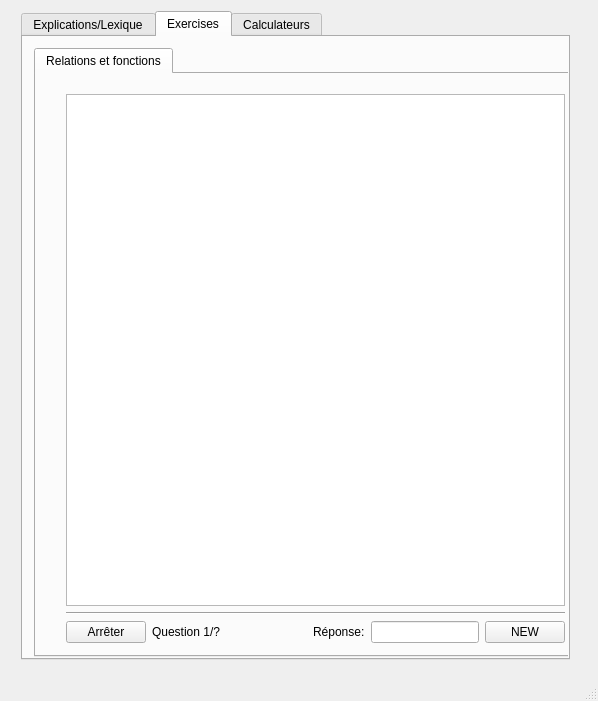
<?xml version="1.0" encoding="UTF-8"?>
<ui version="4.0">
 <class>MainWindow</class>
 <widget class="QMainWindow" name="MainWindow">
  <property name="geometry">
   <rect>
    <x>0</x>
    <y>0</y>
    <width>598</width>
    <height>701</height>
   </rect>
  </property>
  <property name="sizePolicy">
   <sizepolicy hsizetype="Minimum" vsizetype="Minimum">
    <horstretch>0</horstretch>
    <verstretch>0</verstretch>
   </sizepolicy>
  </property>
  <property name="windowTitle">
   <string>MainWindow</string>
  </property>
  <widget class="QWidget" name="centralWidget">
   <property name="sizePolicy">
    <sizepolicy hsizetype="Minimum" vsizetype="Minimum">
     <horstretch>0</horstretch>
     <verstretch>0</verstretch>
    </sizepolicy>
   </property>
   <widget class="QWidget" name="gridLayoutWidget">
    <property name="geometry">
     <rect>
      <x>10</x>
      <y>0</y>
      <width>571</width>
      <height>671</height>
     </rect>
    </property>
    <layout class="QGridLayout" name="gridLayout">
     <item row="0" column="0">
      <widget class="QTabWidget" name="tabWidget">
       <property name="currentIndex">
        <number>1</number>
       </property>
       <widget class="QWidget" name="tab_2">
        <attribute name="title">
         <string>Explications/Lexique</string>
        </attribute>
        <widget class="QWidget" name="gridLayoutWidget_3">
         <property name="geometry">
          <rect>
           <x>0</x>
           <y>0</y>
           <width>1081</width>
           <height>701</height>
          </rect>
         </property>
         <layout class="QGridLayout" name="gridLayout_3">
          <item row="0" column="0">
           <widget class="QTabWidget" name="tabWidget_3">
            <property name="currentIndex">
             <number>0</number>
            </property>
            <widget class="QWidget" name="tab_6">
             <attribute name="title">
              <string>Relations et fonctions</string>
             </attribute>
             <widget class="QWidget" name="gridLayoutWidget_6">
              <property name="geometry">
               <rect>
                <x>0</x>
                <y>0</y>
                <width>1091</width>
                <height>651</height>
               </rect>
              </property>
              <layout class="QGridLayout" name="gridLayout_6">
               <item row="1" column="0">
                <widget class="QTabWidget" name="tabWidget_5">
                 <property name="currentIndex">
                  <number>0</number>
                 </property>
                 <widget class="QWidget" name="tab_10">
                  <property name="sizePolicy">
                   <sizepolicy hsizetype="Preferred" vsizetype="Preferred">
                    <horstretch>0</horstretch>
                    <verstretch>0</verstretch>
                   </sizepolicy>
                  </property>
                  <attribute name="title">
                   <string>Explication</string>
                  </attribute>
                  <widget class="QWidget" name="gridLayoutWidget_7">
                   <property name="geometry">
                    <rect>
                     <x>20</x>
                     <y>20</y>
                     <width>1011</width>
                     <height>591</height>
                    </rect>
                   </property>
                   <layout class="QGridLayout" name="gridLayout_7">
                    <item row="2" column="0">
                     <widget class="QPushButton" name="pushButton">
                      <property name="sizePolicy">
                       <sizepolicy hsizetype="Preferred" vsizetype="Preferred">
                        <horstretch>0</horstretch>
                        <verstretch>0</verstretch>
                       </sizepolicy>
                      </property>
                      <property name="cursor">
                       <cursorShape>PointingHandCursor</cursorShape>
                      </property>
                      <property name="text">
                       <string>Ouvrir: Relations et fonctions --&gt; Fonctions inverses</string>
                      </property>
                      <property name="checkable">
                       <bool>false</bool>
                      </property>
                      <property name="checked">
                       <bool>false</bool>
                      </property>
                      <property name="autoDefault">
                       <bool>false</bool>
                      </property>
                      <property name="default">
                       <bool>false</bool>
                      </property>
                      <property name="flat">
                       <bool>true</bool>
                      </property>
                     </widget>
                    </item>
                    <item row="0" column="0">
                     <widget class="QPushButton" name="pushButton_4">
                      <property name="sizePolicy">
                       <sizepolicy hsizetype="Preferred" vsizetype="Preferred">
                        <horstretch>0</horstretch>
                        <verstretch>0</verstretch>
                       </sizepolicy>
                      </property>
                      <property name="text">
                       <string>Ouvrir: Relations et fonctions --&gt; Fonctions linéaire</string>
                      </property>
                      <property name="flat">
                       <bool>true</bool>
                      </property>
                     </widget>
                    </item>
                    <item row="1" column="0">
                     <widget class="Line" name="line_5">
                      <property name="orientation">
                       <enum>Qt::Horizontal</enum>
                      </property>
                     </widget>
                    </item>
                   </layout>
                  </widget>
                 </widget>
                 <widget class="QWidget" name="tab_11">
                  <attribute name="title">
                   <string>Mode de representation</string>
                  </attribute>
                  <widget class="QWidget" name="gridLayoutWidget_8">
                   <property name="geometry">
                    <rect>
                     <x>20</x>
                     <y>30</y>
                     <width>1011</width>
                     <height>591</height>
                    </rect>
                   </property>
                   <layout class="QGridLayout" name="gridLayout_8">
                    <item row="0" column="0">
                     <widget class="QPushButton" name="pushButton_3">
                      <property name="sizePolicy">
                       <sizepolicy hsizetype="Preferred" vsizetype="Preferred">
                        <horstretch>0</horstretch>
                        <verstretch>0</verstretch>
                       </sizepolicy>
                      </property>
                      <property name="cursor">
                       <cursorShape>PointingHandCursor</cursorShape>
                      </property>
                      <property name="text">
                       <string>Ouvrir: Relations et fonctions/mode de representation</string>
                      </property>
                      <property name="checkable">
                       <bool>false</bool>
                      </property>
                      <property name="checked">
                       <bool>false</bool>
                      </property>
                      <property name="autoDefault">
                       <bool>false</bool>
                      </property>
                      <property name="default">
                       <bool>false</bool>
                      </property>
                      <property name="flat">
                       <bool>true</bool>
                      </property>
                     </widget>
                    </item>
                   </layout>
                  </widget>
                 </widget>
                </widget>
               </item>
              </layout>
             </widget>
            </widget>
           </widget>
          </item>
         </layout>
        </widget>
       </widget>
       <widget class="QWidget" name="tab_3">
        <attribute name="title">
         <string>Exercises</string>
        </attribute>
        <widget class="QWidget" name="gridLayoutWidget_4">
         <property name="geometry">
          <rect>
           <x>0</x>
           <y>0</y>
           <width>861</width>
           <height>631</height>
          </rect>
         </property>
         <layout class="QGridLayout" name="gridLayout_4">
          <item row="0" column="0">
           <widget class="QTabWidget" name="tabWidget_4">
            <property name="currentIndex">
             <number>0</number>
            </property>
            <widget class="QWidget" name="tab_8">
             <attribute name="title">
              <string>Relations et fonctions</string>
             </attribute>
             <widget class="QWidget" name="gridLayoutWidget_9">
              <property name="geometry">
               <rect>
                <x>19</x>
                <y>9</y>
                <width>521</width>
                <height>571</height>
               </rect>
              </property>
              <layout class="QGridLayout" name="gridLayout_9">
               <item row="0" column="0">
                <layout class="QVBoxLayout" name="verticalLayout_4">
                 <item>
                  <widget class="QTextEdit" name="Exer_RichText">
                   <property name="font">
                    <font>
                     <pointsize>18</pointsize>
                    </font>
                   </property>
                   <property name="focusPolicy">
                    <enum>Qt::NoFocus</enum>
                   </property>
                   <property name="acceptDrops">
                    <bool>false</bool>
                   </property>
                   <property name="readOnly">
                    <bool>true</bool>
                   </property>
                   <property name="textInteractionFlags">
                    <set>Qt::TextSelectableByMouse</set>
                   </property>
                  </widget>
                 </item>
                 <item>
                  <widget class="Line" name="line_6">
                   <property name="orientation">
                    <enum>Qt::Horizontal</enum>
                   </property>
                  </widget>
                 </item>
                 <item>
                  <layout class="QHBoxLayout" name="horizontalLayout_4">
                   <item>
                    <layout class="QHBoxLayout" name="horizontalLayout_22">
                     <item>
                      <widget class="QPushButton" name="Exer_Reset">
                       <property name="enabled">
                        <bool>true</bool>
                       </property>
                       <property name="text">
                        <string>Arrêter</string>
                       </property>
                      </widget>
                     </item>
                    </layout>
                   </item>
                   <item>
                    <widget class="QLabel" name="Exer_QuestionNum">
                     <property name="enabled">
                      <bool>true</bool>
                     </property>
                     <property name="text">
                      <string>Question 1/?</string>
                     </property>
                    </widget>
                   </item>
                   <item>
                    <spacer name="horizontalSpacer">
                     <property name="orientation">
                      <enum>Qt::Horizontal</enum>
                     </property>
                     <property name="sizeHint" stdset="0">
                      <size>
                       <width>40</width>
                       <height>20</height>
                      </size>
                     </property>
                    </spacer>
                   </item>
                   <item>
                    <widget class="QLabel" name="Exer_Recherche">
                     <property name="enabled">
                      <bool>true</bool>
                     </property>
                     <property name="text">
                      <string>Réponse:</string>
                     </property>
                    </widget>
                   </item>
                   <item>
                    <widget class="QLineEdit" name="Exer_Input">
                     <property name="enabled">
                      <bool>true</bool>
                     </property>
                     <property name="text">
                      <string/>
                     </property>
                     <property name="readOnly">
                      <bool>false</bool>
                     </property>
                    </widget>
                   </item>
                   <item>
                    <widget class="QPushButton" name="Exer_NextBtn">
                     <property name="text">
                      <string>NEW</string>
                     </property>
                    </widget>
                   </item>
                  </layout>
                 </item>
                </layout>
               </item>
              </layout>
             </widget>
            </widget>
           </widget>
          </item>
         </layout>
        </widget>
       </widget>
       <widget class="QWidget" name="tab">
        <attribute name="title">
         <string>Calculateurs</string>
        </attribute>
        <widget class="QWidget" name="gridLayoutWidget_2">
         <property name="geometry">
          <rect>
           <x>0</x>
           <y>0</y>
           <width>511</width>
           <height>621</height>
          </rect>
         </property>
         <layout class="QGridLayout" name="gridLayout_2">
          <item row="0" column="0">
           <widget class="QTabWidget" name="tabWidget_2">
            <property name="currentIndex">
             <number>0</number>
            </property>
            <widget class="QWidget" name="tab_4">
             <attribute name="title">
              <string>Relations et fonctions</string>
             </attribute>
             <widget class="QWidget" name="gridLayoutWidget_5">
              <property name="geometry">
               <rect>
                <x>20</x>
                <y>10</y>
                <width>461</width>
                <height>565</height>
               </rect>
              </property>
              <layout class="QGridLayout" name="gridLayout_5">
               <item row="0" column="0">
                <layout class="QHBoxLayout" name="horizontalLayout">
                 <item>
                  <layout class="QVBoxLayout" name="verticalLayout">
                   <item>
                    <layout class="QVBoxLayout" name="verticalLayout_2">
                     <item>
                      <layout class="QHBoxLayout" name="horizontalLayout_3"/>
                     </item>
                     <item>
                      <layout class="QVBoxLayout" name="verticalLayout_3">
                       <item>
                        <layout class="QVBoxLayout" name="verticalLayout_5">
                         <item>
                          <layout class="QVBoxLayout" name="verticalLayout_14">
                           <item>
                            <widget class="QLabel" name="label_22">
                             <property name="font">
                              <font>
                               <pointsize>18</pointsize>
                              </font>
                             </property>
                             <property name="mouseTracking">
                              <bool>true</bool>
                             </property>
                             <property name="text">
                              <string>&lt;html&gt;&lt;head/&gt;&lt;body&gt;&lt;p&gt;&lt;span style=&quot; font-size:13pt;&quot;&gt;Trouver l'&lt;/span&gt;&lt;span style=&quot; font-size:13pt; font-weight:600; color:#78ff23;&quot;&gt;intersection&lt;/span&gt;&lt;/p&gt;&lt;/body&gt;&lt;/html&gt;</string>
                             </property>
                            </widget>
                           </item>
                           <item>
                            <layout class="QHBoxLayout" name="horizontalLayout_21">
                             <item>
                              <layout class="QVBoxLayout" name="verticalLayout_13">
                               <item>
                                <widget class="QLabel" name="label_23">
                                 <property name="font">
                                  <font>
                                   <pointsize>11</pointsize>
                                  </font>
                                 </property>
                                 <property name="text">
                                  <string>Règle 1:</string>
                                 </property>
                                </widget>
                               </item>
                               <item>
                                <layout class="QHBoxLayout" name="horizontalLayout_17">
                                 <item>
                                  <widget class="QLabel" name="label_16">
                                   <property name="text">
                                    <string>A:</string>
                                   </property>
                                  </widget>
                                 </item>
                                 <item>
                                  <widget class="QLineEdit" name="Demarche1_A">
                                   <property name="text">
                                    <string>1</string>
                                   </property>
                                  </widget>
                                 </item>
                                </layout>
                               </item>
                               <item>
                                <layout class="QHBoxLayout" name="horizontalLayout_18">
                                 <item>
                                  <widget class="QLabel" name="label_18">
                                   <property name="text">
                                    <string>B:</string>
                                   </property>
                                  </widget>
                                 </item>
                                 <item>
                                  <widget class="QLineEdit" name="Demarche1_B">
                                   <property name="text">
                                    <string>0</string>
                                   </property>
                                  </widget>
                                 </item>
                                </layout>
                               </item>
                               <item>
                                <widget class="QLineEdit" name="Demarche1_Regle">
                                 <property name="focusPolicy">
                                  <enum>Qt::NoFocus</enum>
                                 </property>
                                 <property name="readOnly">
                                  <bool>true</bool>
                                 </property>
                                </widget>
                               </item>
                              </layout>
                             </item>
                             <item>
                              <layout class="QVBoxLayout" name="verticalLayout_12">
                               <item>
                                <widget class="QLabel" name="label_24">
                                 <property name="font">
                                  <font>
                                   <pointsize>11</pointsize>
                                  </font>
                                 </property>
                                 <property name="text">
                                  <string>Règle 2:</string>
                                 </property>
                                </widget>
                               </item>
                               <item>
                                <layout class="QHBoxLayout" name="horizontalLayout_20">
                                 <item>
                                  <widget class="QLabel" name="label_17">
                                   <property name="text">
                                    <string>A:</string>
                                   </property>
                                  </widget>
                                 </item>
                                 <item>
                                  <widget class="QLineEdit" name="Demarche2_A">
                                   <property name="text">
                                    <string>1</string>
                                   </property>
                                  </widget>
                                 </item>
                                </layout>
                               </item>
                               <item>
                                <layout class="QHBoxLayout" name="horizontalLayout_19">
                                 <item>
                                  <widget class="QLabel" name="label_19">
                                   <property name="text">
                                    <string>B:</string>
                                   </property>
                                  </widget>
                                 </item>
                                 <item>
                                  <widget class="QLineEdit" name="Demarche2_B">
                                   <property name="text">
                                    <string>0</string>
                                   </property>
                                  </widget>
                                 </item>
                                </layout>
                               </item>
                               <item>
                                <widget class="QLineEdit" name="Demarche2_Regle">
                                 <property name="focusPolicy">
                                  <enum>Qt::NoFocus</enum>
                                 </property>
                                 <property name="readOnly">
                                  <bool>true</bool>
                                 </property>
                                </widget>
                               </item>
                              </layout>
                             </item>
                            </layout>
                           </item>
                           <item>
                            <widget class="QPushButton" name="pushButton_2">
                             <property name="text">
                              <string>Calculer</string>
                             </property>
                             <property name="flat">
                              <bool>false</bool>
                             </property>
                            </widget>
                           </item>
                           <item>
                            <layout class="QHBoxLayout" name="horizontalLayout_25">
                             <item>
                              <widget class="QCheckBox" name="checkBox">
                               <property name="text">
                                <string>Generer un graphique</string>
                               </property>
                               <property name="checked">
                                <bool>true</bool>
                               </property>
                              </widget>
                             </item>
                            </layout>
                           </item>
                           <item>
                            <widget class="QLabel" name="label_20">
                             <property name="text">
                              <string>&lt;html&gt;&lt;head/&gt;&lt;body&gt;&lt;p&gt;&lt;span style=&quot; font-size:12pt;&quot;&gt;Précision X:&lt;/span&gt;&lt;/p&gt;&lt;/body&gt;&lt;/html&gt;</string>
                             </property>
                            </widget>
                           </item>
                           <item>
                            <widget class="QLineEdit" name="lineEdit">
                             <property name="text">
                              <string>5</string>
                             </property>
                            </widget>
                           </item>
                           <item>
                            <widget class="QLabel" name="label_21">
                             <property name="text">
                              <string>&lt;html&gt;&lt;head/&gt;&lt;body&gt;&lt;p&gt;&lt;span style=&quot; font-size:12pt;&quot;&gt;Précision Y:&lt;/span&gt;&lt;/p&gt;&lt;/body&gt;&lt;/html&gt;</string>
                             </property>
                            </widget>
                           </item>
                           <item>
                            <widget class="QLineEdit" name="lineEdit_2">
                             <property name="text">
                              <string>5</string>
                             </property>
                            </widget>
                           </item>
                           <item>
                            <widget class="Line" name="line_4">
                             <property name="orientation">
                              <enum>Qt::Horizontal</enum>
                             </property>
                            </widget>
                           </item>
                          </layout>
                         </item>
                         <item>
                          <widget class="QTextEdit" name="Demarche_Edit">
                           <property name="sizePolicy">
                            <sizepolicy hsizetype="Expanding" vsizetype="Expanding">
                             <horstretch>0</horstretch>
                             <verstretch>0</verstretch>
                            </sizepolicy>
                           </property>
                           <property name="font">
                            <font>
                             <pointsize>14</pointsize>
                             <stylestrategy>PreferAntialias</stylestrategy>
                            </font>
                           </property>
                           <property name="focusPolicy">
                            <enum>Qt::NoFocus</enum>
                           </property>
                           <property name="readOnly">
                            <bool>true</bool>
                           </property>
                          </widget>
                         </item>
                        </layout>
                       </item>
                      </layout>
                     </item>
                    </layout>
                   </item>
                  </layout>
                 </item>
                </layout>
               </item>
               <item row="0" column="1">
                <layout class="QHBoxLayout" name="horizontalLayout_2">
                 <item>
                  <layout class="QVBoxLayout" name="verticalLayout_11">
                   <item>
                    <layout class="QVBoxLayout" name="verticalLayout_10">
                     <item>
                      <widget class="QLabel" name="label_15">
                       <property name="sizePolicy">
                        <sizepolicy hsizetype="Preferred" vsizetype="Preferred">
                         <horstretch>0</horstretch>
                         <verstretch>0</verstretch>
                        </sizepolicy>
                       </property>
                       <property name="text">
                        <string>&lt;html&gt;&lt;head/&gt;&lt;body&gt;&lt;p&gt;Trouver &lt;span style=&quot; font-weight:600; color:#78ff23;&quot;&gt;B&lt;/span&gt;&lt;/p&gt;&lt;/body&gt;&lt;/html&gt;</string>
                       </property>
                       <property name="scaledContents">
                        <bool>false</bool>
                       </property>
                      </widget>
                     </item>
                     <item>
                      <layout class="QHBoxLayout" name="horizontalLayout_13">
                       <item>
                        <widget class="QLabel" name="label_9">
                         <property name="text">
                          <string>X:</string>
                         </property>
                        </widget>
                       </item>
                       <item>
                        <widget class="QLineEdit" name="TrouverB_X">
                         <property name="text">
                          <string>0</string>
                         </property>
                        </widget>
                       </item>
                      </layout>
                     </item>
                     <item>
                      <layout class="QHBoxLayout" name="horizontalLayout_15">
                       <item>
                        <widget class="QLabel" name="label_11">
                         <property name="text">
                          <string>A:</string>
                         </property>
                        </widget>
                       </item>
                       <item>
                        <widget class="QLineEdit" name="TrouverB_A">
                         <property name="text">
                          <string>1</string>
                         </property>
                        </widget>
                       </item>
                      </layout>
                     </item>
                     <item>
                      <layout class="QHBoxLayout" name="horizontalLayout_14">
                       <item>
                        <widget class="QLabel" name="label_10">
                         <property name="text">
                          <string>Y:</string>
                         </property>
                        </widget>
                       </item>
                       <item>
                        <widget class="QLineEdit" name="TrouverB_Y">
                         <property name="text">
                          <string>0</string>
                         </property>
                        </widget>
                       </item>
                      </layout>
                     </item>
                     <item>
                      <layout class="QHBoxLayout" name="horizontalLayout_16">
                       <item>
                        <widget class="QLabel" name="label_12">
                         <property name="text">
                          <string>B =</string>
                         </property>
                        </widget>
                       </item>
                       <item>
                        <widget class="QLineEdit" name="TrouverB_Reponse">
                         <property name="focusPolicy">
                          <enum>Qt::NoFocus</enum>
                         </property>
                         <property name="text">
                          <string>0</string>
                         </property>
                         <property name="readOnly">
                          <bool>true</bool>
                         </property>
                        </widget>
                       </item>
                      </layout>
                     </item>
                     <item>
                      <widget class="Line" name="line_3">
                       <property name="orientation">
                        <enum>Qt::Horizontal</enum>
                       </property>
                      </widget>
                     </item>
                    </layout>
                   </item>
                   <item>
                    <layout class="QVBoxLayout" name="verticalLayout_9">
                     <item>
                      <widget class="QLabel" name="label_14">
                       <property name="text">
                        <string>&lt;html&gt;&lt;head/&gt;&lt;body&gt;&lt;p&gt;Trouver &lt;span style=&quot; font-weight:600; color:#78ff23;&quot;&gt;X&lt;/span&gt;&lt;/p&gt;&lt;/body&gt;&lt;/html&gt;</string>
                       </property>
                      </widget>
                     </item>
                     <item>
                      <layout class="QHBoxLayout" name="horizontalLayout_9">
                       <item>
                        <widget class="QLabel" name="label_5">
                         <property name="text">
                          <string>Y:</string>
                         </property>
                        </widget>
                       </item>
                       <item>
                        <widget class="QLineEdit" name="TrouverX_Y">
                         <property name="text">
                          <string>0</string>
                         </property>
                        </widget>
                       </item>
                      </layout>
                     </item>
                     <item>
                      <layout class="QHBoxLayout" name="horizontalLayout_10">
                       <item>
                        <widget class="QLabel" name="label_6">
                         <property name="text">
                          <string>A:</string>
                         </property>
                        </widget>
                       </item>
                       <item>
                        <widget class="QLineEdit" name="TrouverX_A">
                         <property name="text">
                          <string>1</string>
                         </property>
                        </widget>
                       </item>
                      </layout>
                     </item>
                     <item>
                      <layout class="QHBoxLayout" name="horizontalLayout_11">
                       <item>
                        <widget class="QLabel" name="label_7">
                         <property name="text">
                          <string>B:</string>
                         </property>
                        </widget>
                       </item>
                       <item>
                        <widget class="QLineEdit" name="TrouverX_B">
                         <property name="text">
                          <string>0</string>
                         </property>
                        </widget>
                       </item>
                      </layout>
                     </item>
                     <item>
                      <layout class="QHBoxLayout" name="horizontalLayout_12">
                       <item>
                        <widget class="QLabel" name="label_8">
                         <property name="text">
                          <string>X =</string>
                         </property>
                        </widget>
                       </item>
                       <item>
                        <widget class="QLineEdit" name="TrouverX_Reponse">
                         <property name="focusPolicy">
                          <enum>Qt::NoFocus</enum>
                         </property>
                         <property name="text">
                          <string>0</string>
                         </property>
                         <property name="readOnly">
                          <bool>true</bool>
                         </property>
                        </widget>
                       </item>
                      </layout>
                     </item>
                     <item>
                      <widget class="Line" name="line_2">
                       <property name="orientation">
                        <enum>Qt::Horizontal</enum>
                       </property>
                      </widget>
                     </item>
                    </layout>
                   </item>
                   <item>
                    <layout class="QVBoxLayout" name="verticalLayout_8">
                     <item>
                      <widget class="QLabel" name="label_13">
                       <property name="text">
                        <string>&lt;html&gt;&lt;head/&gt;&lt;body&gt;&lt;p&gt;Trouver &lt;span style=&quot; font-weight:600; color:#78ff23;&quot;&gt;Y&lt;/span&gt;&lt;/p&gt;&lt;/body&gt;&lt;/html&gt;</string>
                       </property>
                      </widget>
                     </item>
                     <item>
                      <layout class="QHBoxLayout" name="horizontalLayout_8">
                       <item>
                        <widget class="QLabel" name="label">
                         <property name="text">
                          <string>X:</string>
                         </property>
                        </widget>
                       </item>
                       <item>
                        <widget class="QLineEdit" name="TrouverY_X">
                         <property name="text">
                          <string>0</string>
                         </property>
                        </widget>
                       </item>
                      </layout>
                     </item>
                     <item>
                      <layout class="QHBoxLayout" name="horizontalLayout_7">
                       <item>
                        <widget class="QLabel" name="label_2">
                         <property name="text">
                          <string>A:</string>
                         </property>
                        </widget>
                       </item>
                       <item>
                        <widget class="QLineEdit" name="TrouverY_A">
                         <property name="text">
                          <string>1</string>
                         </property>
                        </widget>
                       </item>
                      </layout>
                     </item>
                     <item>
                      <layout class="QHBoxLayout" name="horizontalLayout_6">
                       <item>
                        <widget class="QLabel" name="label_3">
                         <property name="text">
                          <string>B:</string>
                         </property>
                        </widget>
                       </item>
                       <item>
                        <widget class="QLineEdit" name="TrouverY_B">
                         <property name="text">
                          <string>0</string>
                         </property>
                        </widget>
                       </item>
                      </layout>
                     </item>
                     <item>
                      <layout class="QHBoxLayout" name="horizontalLayout_5">
                       <item>
                        <widget class="QLabel" name="label_4">
                         <property name="text">
                          <string>Y =</string>
                         </property>
                        </widget>
                       </item>
                       <item>
                        <widget class="QLineEdit" name="TrouverY_Reponse">
                         <property name="focusPolicy">
                          <enum>Qt::NoFocus</enum>
                         </property>
                         <property name="text">
                          <string>0</string>
                         </property>
                         <property name="readOnly">
                          <bool>true</bool>
                         </property>
                        </widget>
                       </item>
                      </layout>
                     </item>
                     <item>
                      <widget class="Line" name="line">
                       <property name="orientation">
                        <enum>Qt::Horizontal</enum>
                       </property>
                      </widget>
                     </item>
                     <item>
                      <spacer name="verticalSpacer">
                       <property name="orientation">
                        <enum>Qt::Vertical</enum>
                       </property>
                       <property name="sizeHint" stdset="0">
                        <size>
                         <width>20</width>
                         <height>40</height>
                        </size>
                       </property>
                      </spacer>
                     </item>
                    </layout>
                   </item>
                  </layout>
                 </item>
                </layout>
               </item>
              </layout>
             </widget>
            </widget>
           </widget>
          </item>
         </layout>
        </widget>
       </widget>
      </widget>
     </item>
    </layout>
   </widget>
  </widget>
  <widget class="QStatusBar" name="statusBar"/>
 </widget>
 <layoutdefault spacing="6" margin="11"/>
 <resources/>
 <connections/>
</ui>
